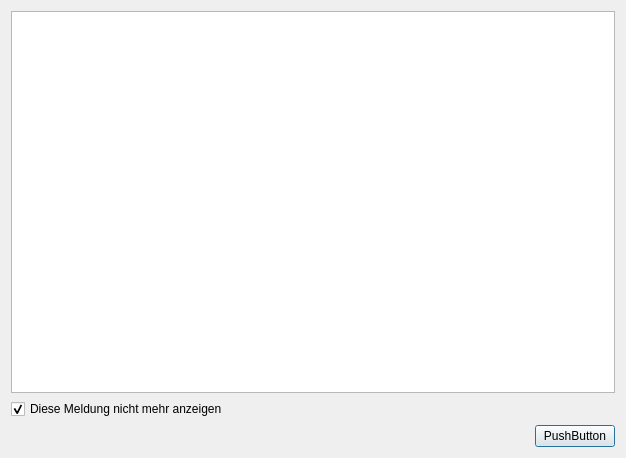
<?xml version="1.0" encoding="UTF-8"?>
<ui version="4.0">
 <class>DlgMessage</class>
 <widget class="QDialog" name="DlgMessage">
  <property name="geometry">
   <rect>
    <x>0</x>
    <y>0</y>
    <width>626</width>
    <height>458</height>
   </rect>
  </property>
  <property name="windowTitle">
   <string>Meldung</string>
  </property>
  <layout class="QVBoxLayout" name="verticalLayout">
   <item>
    <widget class="QTextEdit" name="textEdit">
     <property name="readOnly">
      <bool>true</bool>
     </property>
    </widget>
   </item>
   <item>
    <widget class="QCheckBox" name="checkBox_ignor">
     <property name="text">
      <string>Diese Meldung nicht mehr anzeigen</string>
     </property>
     <property name="checked">
      <bool>true</bool>
     </property>
    </widget>
   </item>
   <item>
    <layout class="QHBoxLayout" name="horizontalLayout">
     <item>
      <spacer name="horizontalSpacer">
       <property name="orientation">
        <enum>Qt::Horizontal</enum>
       </property>
       <property name="sizeHint" stdset="0">
        <size>
         <width>40</width>
         <height>20</height>
        </size>
       </property>
      </spacer>
     </item>
     <item>
      <widget class="QPushButton" name="button_next">
       <property name="text">
        <string>PushButton</string>
       </property>
      </widget>
     </item>
    </layout>
   </item>
  </layout>
 </widget>
 <resources/>
 <connections/>
</ui>
